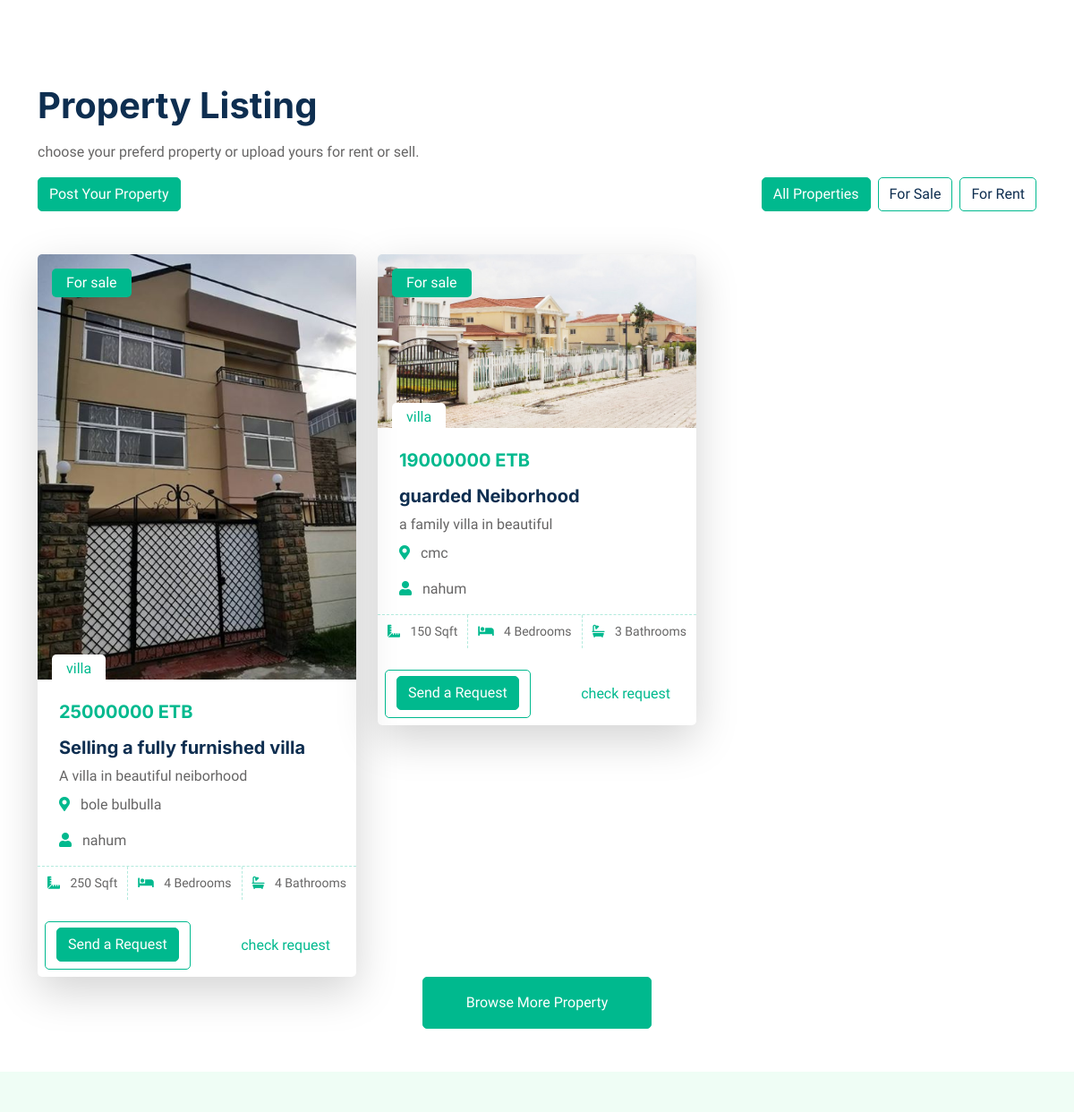
The page /property-list/ (signed in, middle part) on the database as committed earlier.
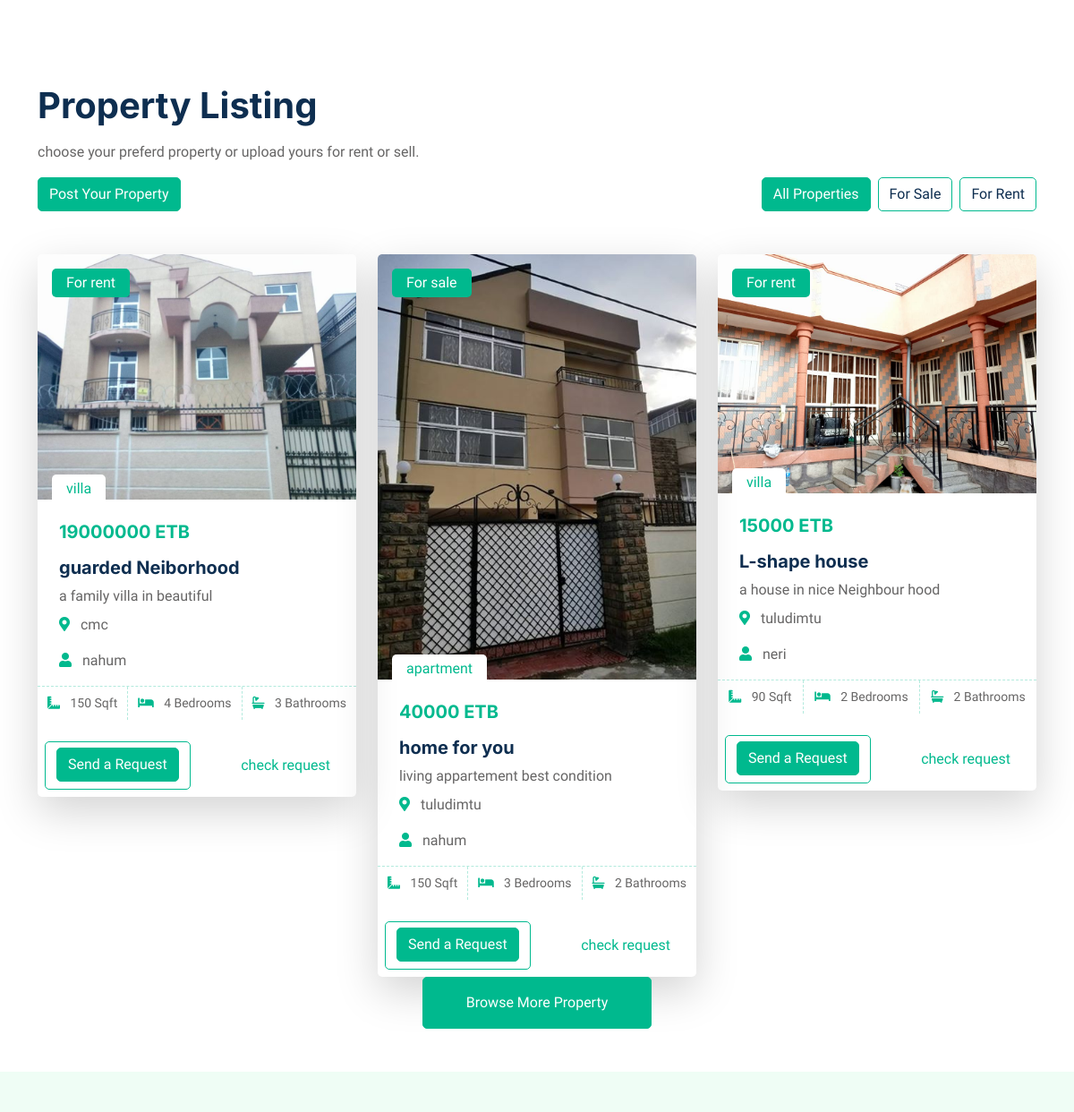
The same page on the database as committed later.
### main/models.py (models this page shows, shortened)
class Property(models.Model):
    user = models.ForeignKey(User, on_delete=models.CASCADE)
    title = models.CharField(max_length=122)
    description = models.TextField()
    PROPERTY_TYPES = [('villa', 'Villa'), ('apartment', 'Apartment'), ('office', 'Office')]
    PROPERTY_FOR = [('sale', 'Sale'), ('rent', 'Rent')]
    AVAILABILITY_CHOICES = [
        ('available', 'Available'),
        ('rented', 'Rented'),
        ('unavailable', 'Unavailable'),
        ('sold', 'Sold')
    ]
    property_type = models.CharField(max_length=122, choices=PROPERTY_TYPES, default='villa')
    property_for = models.CharField(max_length=122, choices=PROPERTY_FOR, default='sale')
    available = models.CharField(max_length=122, choices=AVAILABILITY_CHOICES, default='available')
    image = models.ImageField(upload_to='property_images', default='static/website/img/logo.jpg')
    bedrooms = models.IntegerField(default=0)
    bathrooms = models.IntegerField(default=0)
    price = models.IntegerField(default=0)
    area = models.IntegerField(default=0)
    location = models.CharField(max_length=122)

### main/views.py (the view)
# urls.py: path("property-list/", views.property_list, name="property-list"),
@login_required(login_url='login')
def property_list(request):
    properties = Property.objects.filter(available='available')  # Filter to only available properties
    property_type = request.GET.get('property_type', '').strip()
    property_for = request.GET.get('property_for', '').strip()
    location = request.GET.get('location', '').strip()
    price_min = request.GET.get('price_min', '').strip()
    price_max = request.GET.get('price_max', '').strip()
    if property_type and property_type in dict(Property.PROPERTY_TYPES):
        properties = properties.filter(property_type=property_type)
    if property_for and property_for in dict(Property.PROPERTY_FOR):
        properties = properties.filter(property_for=property_for)
    if location:
        properties = properties.filter(location__icontains=location)
    if price_min.isdigit():
        properties = properties.filter(price__gte=int(price_min))
    if price_max.isdigit():
        properties = properties.filter(price__lte=int(price_max))
    no_results = not properties.exists()
    return render(request, 'property-list.html', {'properties': properties, 'no_results': no_results})

### main/templates/property-list.html (shortened to what the changed rows need)
{% load static %}
<!DOCTYPE html>
<html lang="en">
<head>
    <link href="https://cdnjs.cloudflare.com/ajax/libs/font-awesome/5.10.0/css/all.min.css" rel="stylesheet">
    <link href="https://cdn.jsdelivr.net/npm/bootstrap-icons@1.4.1/font/bootstrap-icons.css" rel="stylesheet">
    <link href="{% static 'website/lib/animate/animate.min.css' %}" rel="stylesheet">
    <link href="{% static 'website/lib/owlcarousel/assets/owl.carousel.min.css' %}" rel="stylesheet">
    <link href="{% static 'website/css/bootstrap.min.css' %}" rel="stylesheet">
    <link href="{% static 'website/css/style.css' %}" rel="stylesheet">
</head>
<body>
    <div class="container-xxl bg-white p-0">
        <div class="container-xxl py-5">
            <div class="container">
                <div class="row g-0 gx-5 align-items-end">
                    <div class="col-lg-6">
                        <div class="text-start mx-auto mb-5 wow slideInLeft" data-wow-delay="0.1s">
                            <h1 class="mb-3">Property Listing</h1>
                        </div>
                    </div>
                </div>
                <div class="tab-content">
                    <div id="tab-1" class="tab-pane fade show p-0 active">
                        <div class="row g-4">
                            {% for property in properties %}
                                <div class="col-lg-4 col-md-6 wow fadeInUp" data-wow-delay="0.1s">
                                    <div class="property-item rounded overflow-hidden shadow-lg">
                                        <div class="position-relative overflow-hidden">
                                            <a href=""><img class="img-fluid w-100" src="{{ property.image.url }}" alt="image of {{ property.title }}"></a>
                                            <div class="bg-primary rounded text-white position-absolute start-0 top-0 m-3 py-1 px-3"> For {{ property.property_for }} </div>
                                            <div class="bg-white rounded-top text-primary position-absolute start-0 bottom-0 mx-3 pt-1 px-3">{{ property.property_type }}</div>
                                        </div>
                                        <div class="p-4 pb-0">
                                            <h5 class="text-primary mb-3">{{ property.price }} ETB</h5>
                                            <p class="d-block h5 mb-2">{{ property.title }}</p>
                                            <p class="d-block h9 mb-2">{{ property.description|truncatechars:50 }}</p>
                                            <p><i class="fa fa-map-marker-alt text-primary me-2"></i> {{ property.location }}</p>
                                            <p><i class="fa fa-user text-primary me-2"></i> {{ property.user }}</p>
                                        </div>
                                        <div class="d-flex border-top">
                                            <small class="flex-fill text-center border-end py-2"><i class="fa fa-ruler-combined text-primary me-2"></i> {{ property.area }} Sqft</small>
                                            <small class="flex-fill text-center border-end py-2"><i class="fa fa-bed text-primary me-2"></i> {{ property.bedrooms }} Bedrooms</small>
                                            <small class="flex-fill text-center py-2"><i class="fa fa-bath text-primary me-2"></i> {{ property.bathrooms }} Bathrooms</small>
                                        </div>
                                        <div class="d-flex justify-content-between p-2">
                                        </div>
                                        <div class="d-flex justify-content-between p-2">
                                            {% if user.is_authenticated and user != property.user %}
                                            <div class="btn btn-outline-primary">
                                                <a href="{% url 'send_request' property.id %}" class="btn btn-primary"> Send a Request </a>
                                            </div>
                                            <div class="d-flex justify-content-between p-2">
                                                <a href="{% url 'user_requests' %}" class="btn btn-link">check request</a>
                                            </div>
                                            {% endif %}
                                        </div>
                                    </div>
                                </div>
                            {% endfor %}
                        </div>
                    </div>
                        </div>
                    </div>
                </div>
            </div>
</body>
</html>

Rows that differ between the two databases and show on the page:
removed Property: image (picture), property_for "sale", property_type "villa", price "25000000", title "Selling a fully furnished villa", description "A villa in beautiful neiborhood", location "bole bulbulla", user "nahum", area "250", bedrooms "4", bathrooms "4", shows "Send a Request"
removed Property: image (picture), property_for "sale", property_type "villa", price "19000000", title "guarded Neiborhood", description "a family villa in beautiful", location "cmc", user "nahum", area "150", bedrooms "4", bathrooms "3", shows "Send a Request"
added Property: image (picture), property_for "rent", property_type "villa", price "19000000", title "guarded Neiborhood", description "a family villa in beautiful", location "cmc", user "nahum", area "150", bedrooms "4", bathrooms "3", shows "Send a Request"
added Property: image (picture), property_for "sale", property_type "apartment", price "40000", title "home for you", description "living appartement best condition", location "tuludimtu", user "nahum", area "150", bedrooms "3", bathrooms "2", shows "Send a Request"
added Property: image (picture), property_for "rent", property_type "villa", price "15000", title "L-shape house", description "a house in nice Neighbour hood", location "tuludimtu", user "neri", area "90", bedrooms "2", bathrooms "2", shows "Send a Request"
